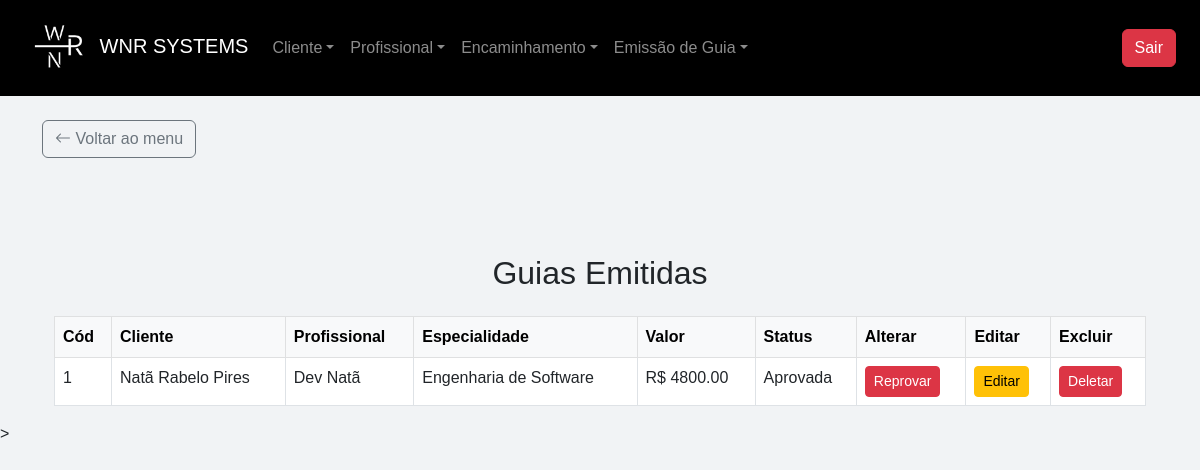
Before: /listar_guia (signed in) with the older database file.
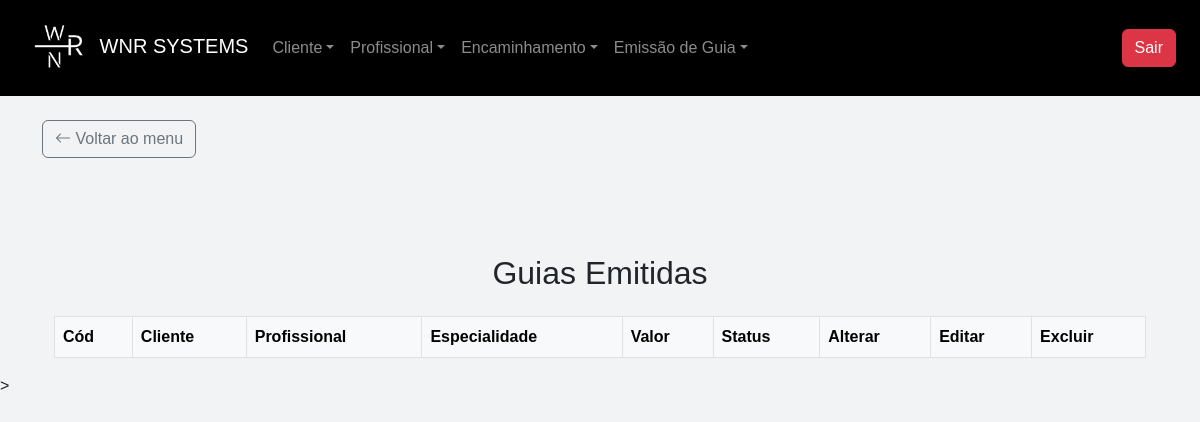
After: the same page with the newer database file.
### app/models.py (models this page shows)
class Guia(db.Model):
    __tablename__ = "guias"
    id                              = db.Column(db.Integer, primary_key=True)
    cliente_id                      = db.Column(db.Integer, db.ForeignKey("clientes.id", ondelete="CASCADE"))
    profissional_id                 = db.Column(db.Integer, db.ForeignKey("profissionais.id", ondelete="CASCADE"))
    metodo_pagamento_id             = db.Column(db.Integer, db.ForeignKey("metodo_pagamento.id"))
    data_original                   = db.Column(db.DateTime)
    hora_emissao                    = db.Column(db.String(10))
    observacoes_gerais              = db.Column(db.String(500))
    quantidade_emissoes             = db.Column(db.Integer)
    valor_unitario                  = db.Column(db.Float)
    valor_total                     = db.Column(db.Float)
    pago                            = db.Column(db.String(50))
    data_cadastro                   = db.Column(db.DateTime, default=db.func.current_timestamp())
    usuario_emitente_id             = db.Column(db.Integer, db.ForeignKey("usuarios.id"))
    usuario_emitente = db.relationship("Usuario", back_populates="guias")
    cliente = db.relationship("Cliente", back_populates="guias", passive_deletes=True)
    profissional = db.relationship("Profissional", back_populates="guias", passive_deletes=True)
    metodo_pagamento = db.relationship("MetodoPagamento", back_populates="guias")

class Cliente(db.Model):
    __tablename__ = "clientes"
    id                              = db.Column(db.Integer, primary_key=True)
    nome                            = db.Column(db.String(255), nullable=False)
    cpf                             = db.Column(db.String(14), unique=True, nullable=False)
    email                           = db.Column(db.String(255))
    data_nascimento                 = db.Column(db.DateTime)
    renda_familiar                  = db.Column(db.Float, nullable=False, default=0.0)
    bairro                          = db.Column(db.String(255))
    canal_divulgacao                = db.Column(db.String(255))
    cep                             = db.Column(db.String(10))
    cidade                          = db.Column(db.String(255))
    cpf_responsavel                 = db.Column(db.String(14))
    complemento                     = db.Column(db.String(255))
    numero_cs                       = db.Column(db.String(20))
    despesa_mensal                  = db.Column(db.Float, nullable=False, default=0.0)
    estado                          = db.Column(db.String(255))
    endereco                        = db.Column(db.String(255))
    fone_contato                    = db.Column(db.String(20))
    fone_pessoal                    = db.Column(db.String(20))
    nome_plano_saude                = db.Column(db.String(255), default="")
    plano_saude                     = db.Column(db.String(255))
    nome_responsavel                = db.Column(db.String(255), default="")
    possui_filhos                   = db.Column(db.String(255))
    numero_filhos                   = db.Column(db.Integer, default=0)
    previdenciario                  = db.Column(db.String(255))
    profissao                       = db.Column(db.String(255))
    remuneracao                     = db.Column(db.Float, nullable=False, default=0.0)
    rg                              = db.Column(db.String(20))
    saldo                           = db.Column(db.Float, nullable=False, default=0.0)
    idade                           = db.Column(db.Integer, default=0)
    data_cadastro                   = db.Column(db.DateTime, default=db.func.current_timestamp())
    sexo_id                         = db.Column(db.Integer, db.ForeignKey("sexo.id"))
    condicao_habitacao_id           = db.Column(db.Integer, db.ForeignKey("condicao_habitacao.id"))
    tipo_moradia_id                 = db.Column(db.Integer, db.ForeignKey("tipo_moradia.id"))
    tipo_transporte_id              = db.Column(db.Integer, db.ForeignKey("tipo_transporte.id"))
    escolaridade_id                 = db.Column(db.Integer, db.ForeignKey("escolaridade.id"))
    grau_parentesco_id              = db.Column(db.Integer, db.ForeignKey("grau_parentesco.id"))
    estado_civil_id                 = db.Column(db.Integer, db.ForeignKey("estados_civis.id"))
    estado_civil                    = db.relationship("EstadosCivis", back_populates="clientes")
    sexo                            = db.relationship("Sexo", back_populates="clientes")
    condicao_habitacao              = db.relationship("CondicaoHabitacao", back_populates="clientes")
    tipo_moradia                    = db.relationship("TipoMoradia", back_populates="clientes")
    tipo_transporte                 = db.relationship("TipoTransporte", back_populates="clientes")
    escolaridade                    = db.relationship("Escolaridade", back_populates="clientes")
    grau_parentesco                 = db.relationship("GrauParentesco", back_populates="clientes")
    encaminhamentos                 = db.relationship("Encaminhamento", back_populates="cliente", cascade="all, delete-orphan")
    guias                           = db.relationship("Guia", back_populates="cliente", cascade="all, delete-orphan")

class Profissional(db.Model):
    __tablename__ = "profissionais"
    id = db.Column(db.Integer, primary_key=True)
    nome                            = db.Column(db.String(255), nullable=False)
    cpf                             = db.Column(db.String(14), unique=True, nullable=False)
    email                           = db.Column(db.String(255))
    data_nascimento                 = db.Column(db.DateTime)
    bairro                          = db.Column(db.String)
    banco                           = db.Column(db.String)
    cep                             = db.Column(db.String)
    cidade                          = db.Column(db.String)
    complemento                     = db.Column(db.String)
    graduacao                       = db.Column(db.String)
    issqn                           = db.Column(db.String)
    fone_pessoal                    = db.Column(db.String)
    fone_profissional               = db.Column(db.String)
    curriculum_lattes               = db.Column(db.String)
    dias_horas_disponiveis          = db.Column(db.String)
    endereco_profissional           = db.Column(db.String)
    estado                          = db.Column(db.String)
    observacoes                     = db.Column(db.String)
    pix                             = db.Column(db.String)
    registro_profissional           = db.Column(db.String)
    rg                              = db.Column(db.String(11), unique=True, nullable=False)
    valor_minimo                    = db.Column(db.Float)
    data_cadastro                   = db.Column(db.DateTime, default=db.func.current_timestamp())
    encaminhamentos = db.relationship("Encaminhamento", back_populates="profissional", cascade="all, delete-orphan")
    guias = db.relationship("Guia", back_populates="profissional", cascade="all, delete-orphan")

### app/routes/guia/guia.py (the view)
@guide_bp.route('/listar_guia', methods=['GET', 'POST'])
@required_login
@role_required('atendimento', 'financeiro', 'admin')
def listar_guia():
    guias = Guia.query.all()
    usuario = current_user
    return render_template('guia/list.html', guias=guias, usuario=usuario)

### app/__init__.py (called while the page is built)
@login_manager.user_loader
def load_user(id):
    return Usuario.query.get(int(id))

### app/utils/login_required.py (called while the page is built)
def required_login(f):
    @wraps(f)
    def decorated_function(*args, **kwargs):
        if 'user_id' not in session:
            return redirect(url_for('auth_bp.login'))
        return f(*args, **kwargs)
    return decorated_function

### app/templates/guia/list.html (shortened to what this page needs)
{% extends 'base.html' %}
{% block content %}
<div class="container mt-5">
    <h2 class="text-center mb-4 mt-5">Guias Emitidas</h2>
    <div class="card-body">
        <table id="table" class="table table-bordered table-hover">
            <thead class="table-light">
                <tr>
                    <th>Cód</th>
                    <th>Cliente</th>
                    <th>Profissional</th>
                    <th>Especialidade</th>
                    <th>Valor</th>
                    <th>Status</th>
                    <th>Alterar</th>
                    {% if usuario.role == "admin" or usuario.role == "financeiro"%}
                    <th>Editar</th>
                    {% endif %}
                    {% if usuario.role == "admin" %}
                    <th>Excluir</th>
                    {% endif %}
                </tr>
            </thead>
            <tbody>
                {% for guia in guias %}
                    <tr>
                        <td>{{ guia.id }}</td>
                        <td>{{ guia.cliente.nome }}</td>
                        <td>{{ guia.profissional.nome }}</td>
                        <td>{{ guia.profissional.graduacao }}</td>
                        <td>R$ {{ "%0.2f"|format(guia.valor_total) }}</td>
                        <td>{{ guia.pago }}</td>
                        {% if guia.pago == 'Pendente' %}
                        <td><a href="{{ url_for('guide_bp.aprovar_guia', id=guia.id) }}" class="btn btn-sm btn-success">Aprovar</a></td></td>
                        {% elif guia.pago == 'Aprovada' %}
                        <td><a href="{{ url_for('guide_bp.reprovar_guia', id=guia.id) }}" class="btn btn-sm btn-danger">Reprovar</a></td>
                        {% endif %}
                        {% if usuario.role == "admin" or usuario.role == "financeiro"%}
                        <td><a href="{{ url_for('guide_bp.editar_guia', id=guia.id) }}" class="btn btn-sm btn-warning">Editar</a></td>
                        {% endif %}
                        {% if usuario.role == "admin" %}
                        <td><a href="{{ url_for('guide_bp.deletar_guia', id=guia.id) }}" class="btn btn-sm btn-danger" data-bs-toggle="modal" data-bs-target="#confirmarExclusao" data-id="{{ guia.id }}">Deletar</a></td>
                        {% endif %}
                    </tr>
                  {% endfor %}
            </tbody>
        </table>
    </div>
</div>
{% endblock %}

Changed rows visible on the page:
removed Guia: id "1", cliente.nome "Natã Rabelo Pires", profissional.nome "Dev Natã", profissional.graduacao "Engenharia de Software", valor_total "4800.00", pago "Aprovada"
